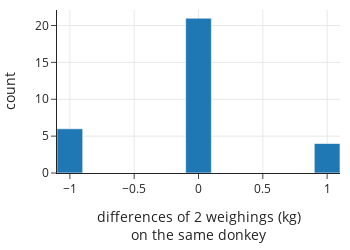

The cell this chart's notebook holds for it:
### Markdown cell above
Let's start by comparing the two weight measurements made on the subset of donkeys to check on the consistency of the scale. We make a histogram of the difference between these two measurements for the 31 donkeys that were weighed twice:

### Code cell
donkeys['difference'] = donkeys['WeightAlt'] - donkeys['Weight']

px.histogram(donkeys, x='difference', nbins=15,
   labels=dict(difference='differences of 2 weighings (kg)<br>on the same donkey'),
             width=350, height=250)

### Figure 1 — Plotly figure (JSON) as saved in the notebook; plotly's stock layout.template omitted (floating-point values rounded to 4 significant figures; data arrays with more than 128 entries replaced by an {"elided": "..."} marker saying what was removed)
{"data": [{"alignmentgroup": "True", "bingroup": "x", "hovertemplate": "differences of 2 weighings (kg)<br>on the same donkey=%{x}<br>count=%{y}<extra></extra>", "legendgroup": "", "marker": {"color": "#1F77B4", "pattern": {"shape": ""}}, "name": "", "nbinsx": 15, "offsetgroup": "", "orientation": "v", "showlegend": false, "type": "histogram", "x": {"elided": "544 int values"}, "xaxis": "x", "yaxis": "y"}], "layout": {"barmode": "relative", "height": 250, "legend": {"tracegroupgap": 0}, "width": 350, "xaxis": {"anchor": "y", "autorange": true, "domain": [0, 1], "range": [-1.1, 1.1], "title": {"text": "differences of 2 weighings (kg)<br>on the same donkey"}, "type": "linear"}, "yaxis": {"anchor": "x", "autorange": true, "domain": [0, 1], "range": [0, 22.11], "title": {"text": "count"}}}}
